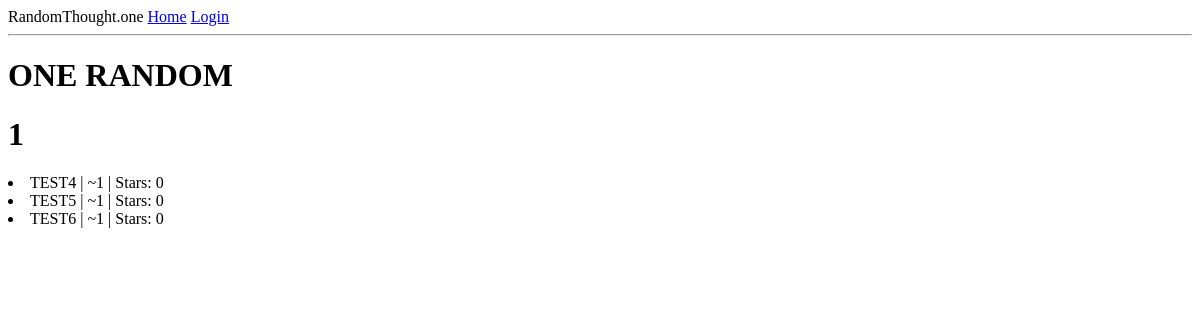
/1, run on an earlier commit of the app's database.
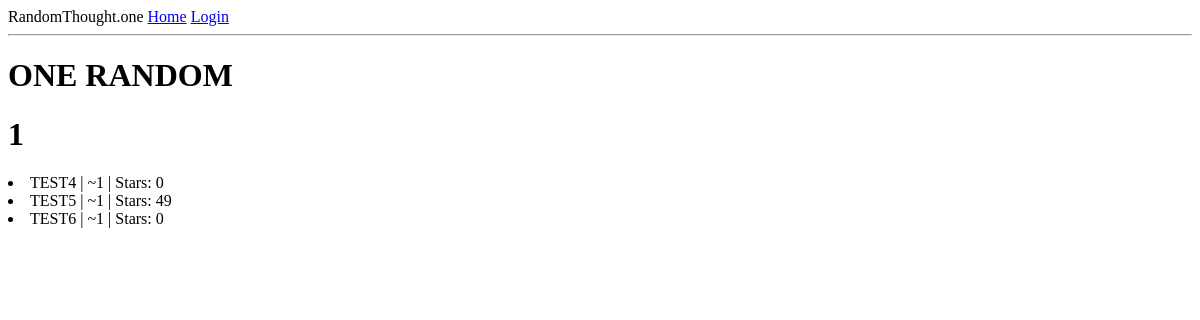
And on a later commit of the database.
### app/models.py (models this page shows, shortened)
class User(UserMixin, db.Model):
    id = db.Column(db.Integer, primary_key=True)
    username = db.Column(db.String(64), index=True, unique=True)
    email = db.Column(db.String(120), index=True, unique=True)
    password_hash = db.Column(db.String(128))
    posts = db.relationship('Post', backref='author', lazy='dynamic')
    starred = db.relationship('Post', secondary=star, lazy='subquery', backref=db.backref('users', lazy=True))
    stars = db.Column(db.Integer, default=0)

class Post(db.Model):
    id = db.Column(db.Integer, primary_key=True)
    body = db.Column(db.String(140))
    timestamp = db.Column(db.DateTime, index=True, default=datetime.utcnow)
    user_id = db.Column(db.Integer, db.ForeignKey('user.id'))
    stars = db.Column(db.Integer, default=0)

### app/routes.py (the view)
@app.route("/<username>")
def profile(username):
    user = User.query.filter_by(username=username).first_or_404()
    return render_template('profile.html', title="{}'s Profile".format(username), user=user)

### app/templates/profile.html
{% extends "base.html" %}
{% block content %}
    <h1>ONE RANDOM</h1>
    <h1>{{ user.username }}</h1>
    {% for post in user.posts.all() %}
    <li>
        {{ post.body }} | ~{{ post.author.username }} | Stars: {{ post.stars }}
    </li>
    {% endfor %}
{% endblock %}

### app/templates/base.html (shortened to what this page needs)
<html>
    <head>
    </head>
    <body>
        <div>
            RandomThought.one
            <a href="{{ url_for('index') }}">Home</a>
            {% if current_user.is_anonymous %}
            <a href="{{ url_for('login') }}">Login</a>
            {% else %}
            <a href="{{ url_for('logout') }}">Logout</a>
            {% endif %}
        </div>
        <hr>
        {% block content %}{% endblock %}
    </body>
</html>

What changed in the data, as far as the page shows it:
changed Post "TEST5": stars "0" → "49"
